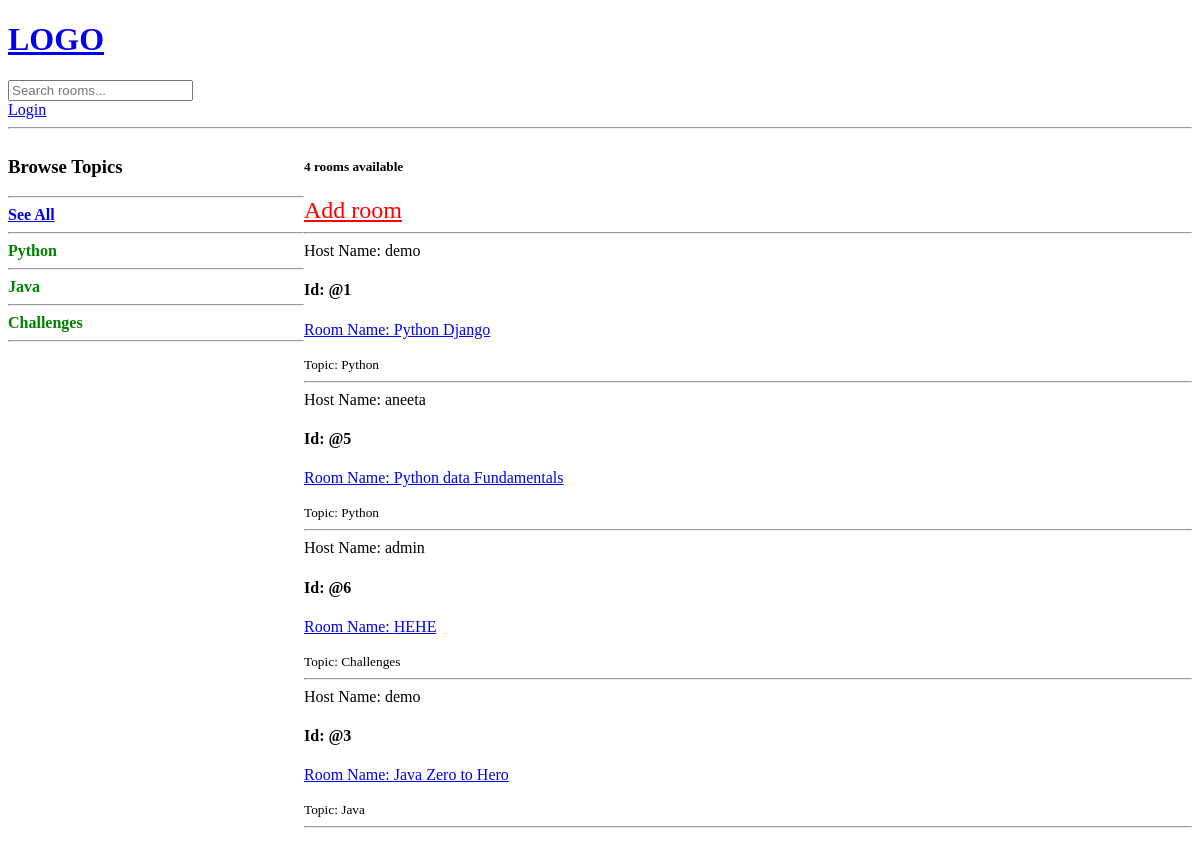
The page / on the database its author committed.
### base/models.py (models this page shows, shortened)
class Topic(models.Model):
    name = models.CharField(max_length=200)

class Room(models.Model):
    host = models.ForeignKey(User, on_delete=models.SET_NULL, null = True)
    topic = models.ForeignKey(Topic, on_delete=models.SET_NULL, null = True)
    name = models.CharField(max_length=100)
    description = models.TextField(null=True, blank=True)
    participants = models.ManyToManyField(User, related_name='participants', blank= True)  #related name as the user is used already
    updated = models.DateTimeField(auto_now=True)
    created = models.DateTimeField(auto_now_add=True)
    class Meta:
        ordering = ['-updated', '-created']

### base/views.py (the view)
# urls.py: path('', views.home, name='home'),
def home(request):
    if request.GET.get('q') != None:
        q= request.GET.get('q')
        rooms = Room.objects.filter(
            Q(topic__name__icontains= q) |
            Q(name__icontains= q) |
            Q(description__icontains = q)
            )
    else:
        rooms = Room.objects.all()
    topic = Topic.objects.all()
    room_count = rooms.count()
    context = {'r':rooms, 'topics': topic, 'room_count': room_count}
    return render(request, 'base/home.html', context)

### base/templates/base/home.html (shortened to what this page needs)
<!DOCTYPE html>
<html>
    <head>
        <link rel="stylesheet" href="">
    </head>
    <body>
        {% extends "main.html" %}
        {% block content %}
        <div class ="home-container">
            <div>
                <h3> Browse Topics </h3>
                <hr>
                <div>
                    <a style="font-weight: 600" href="{% url 'home' %}"> See All </a>
                </div>
                <hr>
                {% for topic in topics %}
                    <div>
                        <a style="text-decoration: none; color: green; font-weight: 600" href="{% url 'home' %}?q={{topic.name}}"> {{topic.name}} </a>
                    </div>
                    <hr>
                {% endfor %}
            </div>
            <div>
                <div>
                    <h5> {{room_count}} rooms available </h5>
                    <a style="color:red; font-size:24px" href="{% url 'addRoom' %}"> Add room </a> <br>
                    <hr>
                    {% for i in r %}
                    <div>
                        <span>Host Name: {{i.host.username}} </span>
                        <h4> Id: @{{i.id}} </h4>
                        <p> <a href="{% url 'room' i.id%}"> Room Name: {{i.name}} </a> </p>
                        <small>Topic: {{i.topic.name}} </small> <br>
                    </div>
                    <hr>
                    {% endfor %}
                </div>
            </div>
        </div>
        {% endblock content %}

### base/templates/base/home.html (style rules this page uses)
.home-container { display: grid; grid-template-columns: 1fr 3fr; }

### rows shown on the page
Topic: name "Python"
Topic: name "Java"
Topic: name "Challenges"
Room: host.username "demo", id "1", name "Python Django", topic.name "Python"
Room: host.username "aneeta", id "5", name "Python data Fundamentals", topic.name "Python"
Room: host.username "admin", id "6", name "HEHE", topic.name "Challenges"
Room: host.username "demo", id "3", name "Java Zero to Hero", topic.name "Java"

### other values the page prints
{{ room_count }} "4"
